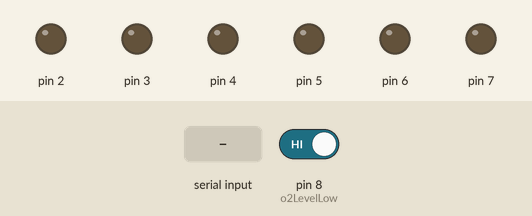
The sketch below on a simulated Arduino Uno, built with avr-gcc and run on an emulated ATmega328P. Parts: output pins drawn as LEDs (lit = HIGH). The inputs (shaded band) are chosen by the test bench; at power-on: pin 8 (o2LevelLow) HIGH. EEPROM starts erased; what the sketch prints to the serial monitor is not drawn.

Above: at 2.0 s.
2.1 s: pin 8 (o2LevelLow) driven LOW
At 3.0 s:
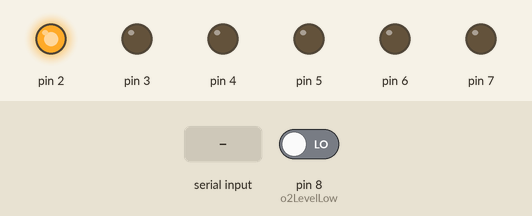
7.8 s: "h90\n" received over Serial
At 10.7 s:
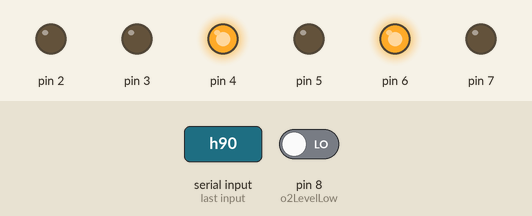
10.8 s: "i90\n" received over Serial
At 13.61 s:
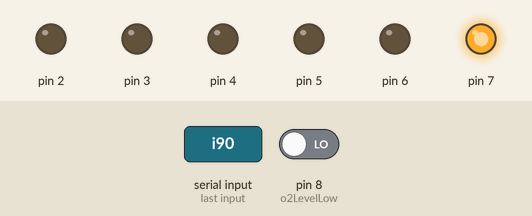
13.8 s: "p" received over Serial
At 16.72 s:
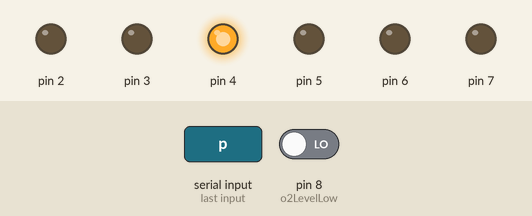
16.8 s: "d" received over Serial
At 19.3 s:
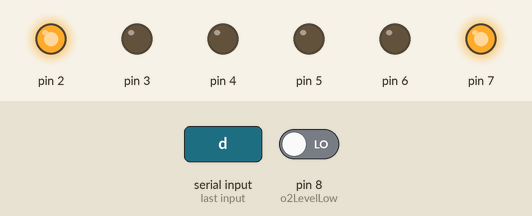
Timing chart, 0 to 20.8 s (numbered marks = the images above; inputs shaded):
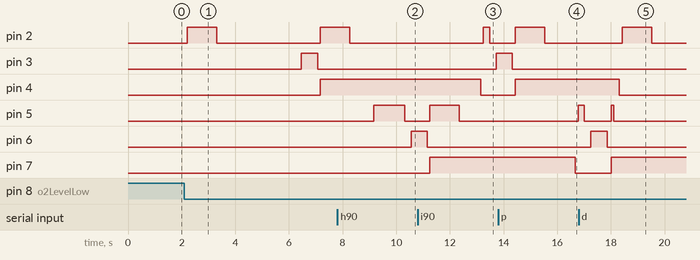

Measured:
- after the input at 2.1 s, pin 2: LOW → HIGH after 0.11 s, → LOW 1.1 s later, → HIGH 3.9 s later; pin 3: LOW → HIGH after 4.4 s, → LOW 0.60 s later; pin 4: LOW → HIGH after 5.1 s
- after the input at 7.8 s, pin 6: LOW → HIGH after 2.8 s
- after the input at 10.8 s, pin 3: LOW → HIGH after 2.9 s; pin 4: HIGH → LOW after 2.3 s instead of 1.7 s
- after the input at 13.8 s, pin 6: stays LOW (without the input it goes to HIGH after 2.5 s); pin 7: HIGH → LOW after 2.9 s instead of 1.9 s
- after the input at 16.8 s, pin 3: stays LOW (without the input it goes to HIGH after 2.1 s); pin 5: goes on until 18.1 s, then stays LOW; pin 7: goes on until 18.0 s, then stays HIGH

The sketch:

oxygen_concentrator_iotleaf.ino
```cpp
// (licence header left out)
// We need to save the parameters for when we reboot.

#include <EEPROM.h>

// Serial comms speed

#define BAUD 9600

// Print debugging information when true.

const bool debug { true } ;

// --------------------------------------------------
// pins
typedef const uint8_t t_pin_number ;
// --------------------------------------------------
// Solenoid valve control pins: [0] - left; [1] - right
t_pin_number zeoliteIn   [2] {2, 5} ;
t_pin_number zeoliteOut  [2] {3, 6} ;
t_pin_number airVent     [2] {4, 7} ;
// O2 level sensor pins
t_pin_number o2LevelLow         {8} ;
t_pin_number o2LevelHigh        {9} ;
// --------------------------------------------------

// --------------------------------------------------
// Timings (in ms) and other variables
typedef uint16_t t_value  ;
// --------------------------------------------------
#define TAG_CONSTANTS 'u', 'A' , 'u', 'A' , 'u', 'A'
constexpr byte k_size_tag_eeprom = 6 ;
constexpr char k_valid_marker[k_size_tag_eeprom] { TAG_CONSTANTS };

class t_eeprom_data //https://www.arduino.cc/en/Reference/EEPROMPut
{
  public:
  const char f_marker[k_size_tag_eeprom] { TAG_CONSTANTS } ;

  #define VOT 100
  t_value valveOpenTime   {VOT};

  #define VCT 100
  t_value valveCloseTime  {VCT};

  #define ZIT 1000
  t_value zeoliteInTime   {ZIT};

  #define ZHT 3000
  t_value zeoliteHoldTime {ZHT};

  #define ZOT 500
  t_value zeoliteOutTime  {ZOT};

  #define PT 1000
  t_value purgeTime       {PT };

  #define CTF 1
  t_value cyclesToFull    {CTF};


  void load_defaults ( )
  {
    valveOpenTime   = VOT ;
    valveCloseTime  = VCT ;
    zeoliteInTime   = ZIT ;
    zeoliteHoldTime = ZHT ;
    zeoliteOutTime  = ZOT ;
    purgeTime       = PT  ;
    cyclesToFull    = CTF ;
  }
} ;
// declare variable of eeprom data
// internal values will be initialsed here..
t_eeprom_data my_eeprom_data ;
// --------------------------------------------------

// --------------------------------------------------
t_value cycleCount { my_eeprom_data.cyclesToFull + 1 } ;

uint8_t arm  { 0 } ; // assuming arm can work with this type
//int arm = 0;
// --------------------------------------------------

// --------------------------------------------------
// Save all the settings to the EEPROM, starting with the validation tag string
// --------------------------------------------------
void debug_msg_saving_to_eeprom ( ) {if(debug) Serial.println ( "Saving variables to EEPROM." ) ; }
void SaveToEeprom()
{
  debug_msg_saving_to_eeprom (                    ) ;
  EEPROM.put                 ( 0 , my_eeprom_data ) ;
}
// --------------------------------------------------

// --------------------------------------------------
// Load the default values.
// --------------------------------------------------
void debug_msg_loading_defaults ( ) { if(debug) Serial.println ( "Loading default variables." ) ; }
void LoadDefaults ( )
{
  debug_msg_loading_defaults   ( ) ;
  my_eeprom_data.load_defaults ( ) ;
  SaveToEeprom                 ( ) ; // these will already be initialised in my_eeprom_data
}
// --------------------------------------------------


// --------------------------------------------------
// Check if the EEPROM starts with a valid tag string.  If not, load the default data.
// If it does, load from the EEPROM.
// --------------------------------------------------
void debug_msg_loading_from_eeprom ( ) { if (debug) Serial.println ( "Loading variables from EEPROM." ) ; }
void load_from_eeprom ( )
{
  debug_msg_loading_from_eeprom (                    ) ;
  EEPROM.get                    ( 0 , my_eeprom_data ) ;
}
bool is_valid_eeprom ( )
{
  bool my_result { true } ;
  char my_char   {      } ;

  for ( byte idx = 0 ; idx < k_size_tag_eeprom ; ++idx )
  {
    my_char = EEPROM.read ( idx ) ;
    // debug test, intended for developer only:
    // Serial.print ( my_char ) ;
    //--
    if ( my_char != k_valid_marker[idx] )
    {
      my_result = false ;
      break ;
    }
  }
  return my_result ;
}
void LoadDataFromEepromOrSetDefaults ( )
{
  if ( is_valid_eeprom ( ) ) { load_from_eeprom ( ) ; }
  else                       { LoadDefaults     ( ) ; }
}
// --------------------------------------------------

// --------------------------------------------------
// see https://en.wikipedia.org/wiki/Printf_format_string
// %[parameter][flags][width][.precision][length]type
// --------------------------------------------------
void print_formatted ( const char* a_text , t_value a_value )
{
  char my_buffer[100]                             ;
  sprintf        ( my_buffer , a_text , a_value ) ;
  Serial.println ( my_buffer                    ) ;
}
void print_line_header  ( ) { Serial.println ( "================================================" ) ; }
void print_line_plitter ( ) { Serial.println ( "------------------------------------------------" ) ; }
// --------------------------------------------------

// --------------------------------------------------
void send_help_info_to_serial_port ( )
{
  // formats ok in PuTTY Serial Monitor
  print_line_header  (                  ) ;
  Serial.println     ( "Current Values" ) ;
  print_line_header  (                  ) ;
  print_formatted    ( "-o Time  Valve   open   (%5u) milliseconds" , my_eeprom_data.valveOpenTime   ) ;
  print_formatted    ( "-c Time  Valve   close  (%5u) milliseconds" , my_eeprom_data.valveCloseTime  ) ;
  print_formatted    ( "-i Time  Zeolite in     (%5u) milliseconds" , my_eeprom_data.zeoliteInTime   ) ;
  print_formatted    ( "-h Time  Zeolite hold   (%5u) milliseconds" , my_eeprom_data.zeoliteHoldTime ) ;
  print_formatted    ( "-e Time  Zeolite exit   (%5u) milliseconds" , my_eeprom_data.zeoliteOutTime  ) ;
  print_formatted    ( "-p Time  Zeolite purge  (%5u) milliseconds" , my_eeprom_data.purgeTime       ) ;
  print_formatted    ( "-y Count Cycles To Full (%5u)             " , my_eeprom_data.cyclesToFull    ) ;
  print_line_plitter (                           ) ;
  Serial.println     ( "-d Load default values " ) ;
  Serial.println     ( "-? Print this list     " ) ;
  print_line_header  (                           ) ;
}
// --------------------------------------------------

// --------------------------------------------------
// return a value
// --------------------------------------------------
long ReadInteger ( )
{
  return (t_value)Serial.parseInt ( ) ;
}
// --------------------------------------------------


/* !!!!!!!!!!!!!!!!!!!!!!!!!!!!!!!!!!!!!!!!!!!!!!!!!!!!!!!!!!!!!!!!!!!!!!!!!!!!!!!!
   todo:
   replace with non blocking / non timeout
   serial input routines
   !!!!!!!!!!!!!!!!!!!!!!!!!!!!!!!!!!!!!!!!!!!!!!!!!!!!!!!!!!!!!!!!!!!!!!!!!!!!!!!!
*/
// --------------------------------------------------
// Allow the user to change values.
// Save all the values to EEPROM whenever one changes.
// --------------------------------------------------
bool is_comand_ready    ( ) { return ( Serial.available ( ) > 0 ) ; }
void do_execute_command ( )
{
  bool save { true } ;

  int c = Serial.read ( ) ;

  switch ( c )
  {
    case 'o': my_eeprom_data.valveOpenTime   = ReadInteger ( ) ; break ;
    case 'c': my_eeprom_data.valveCloseTime  = ReadInteger ( ) ; break ;
    case 'i': my_eeprom_data.zeoliteInTime   = ReadInteger ( ) ; break ;
    case 'h': my_eeprom_data.zeoliteHoldTime = ReadInteger ( ) ; break ;
    case 'e': my_eeprom_data.zeoliteOutTime  = ReadInteger ( ) ; break ;
    case 'p': my_eeprom_data.purgeTime       = ReadInteger ( ) ; break ;
    case 'y': my_eeprom_data.cyclesToFull    = ReadInteger ( ) ; break ;
    case 'd':
      LoadDefaults ( ) ;
      save = false     ;
      break            ;
    case '?':
    default:
      /* will fire for each End-of-line and Newline character
      Serial.println(c, DEC);
      Serial.println("** default **" );
      */
      send_help_info_to_serial_port ( ) ;
      save = false                      ;
  }

  if ( save )
  {
    SaveToEeprom ( ) ;
  }
  else
  {
    // do nothing
  }
}
// !!!!!!!!!!!!!!!!!!!!!!!!!!!!!!!!!!!!!!!!!!!!!!!!!!!!!!!!!!!!!!!!!!!!!!!!!!!!!!!!

void Command ( )
{
  if ( is_comand_ready ( ) )
  {
    do_execute_command ( ) ;
  }
  else
  {
    // carry on as normal
  }
}
// --------------------------------------------------

// --------------------------------------------------
// Control O2 generation
// --------------------------------------------------
//private functions
// --------------------------------------------------------------------------------------------------
// debug messages
void debug_msg_concentrator_is_active ( )
{
  if ( debug )
  {
    // .. causes exception fault in gcc compiler.
    print_formatted ( "Concentrator is active. Shutting valves on side (%u) " , arm   ) ;
    // so stick with this for now
    /*
    Serial.print   ( "Concentrator is active. Shutting valves on " ) ;
    Serial.print   ( arm                                           ) ;
    Serial.println ( " side."                                      ) ;
    */
  }
}
void debug_msg_air_in              ( ) { if ( debug ) Serial.println ( "Air - in."                    ) ; }
void debug_msg_adsorbing_N2        ( ) { if ( debug ) Serial.println ( "N2  - Adsorbing."             ) ; }
void debug_msg_sending_o2_to_output( ) { if ( debug ) Serial.println ( "O2  - Sending to the output." ) ; }
void debug_msg_purge_N2            ( ) { if ( debug ) Serial.println ( "N2  - Purging."               ) ; }

void debug_msg_cycle_complete      ( ) { if ( debug ) Serial.println ( "Cycle complete.\n"            ) ; }

// --------------------------------------------------------------------------------------------------
bool is_inactive          (                           ) { return ( cycleCount >= my_eeprom_data.cyclesToFull ) ; }
bool is_need_to_be_active (                           ) { return ( !digitalRead ( o2LevelLow )               ) ; }

void reset_cycle_count    (                           )
{
  Serial.println("Resetting Cycle Count");
  cycleCount = 0                        ;
}
void open_valve           ( t_pin_number a_pin_number ) { digitalWrite ( a_pin_number, HIGH )   ; }
void close_valve          ( t_pin_number a_pin_number ) { digitalWrite ( a_pin_number, LOW  )   ; }

// Sends '....' to serial port, appropriate for visual debugging
// where exact  millis timings are not critical.
void show_progress_delay( t_value a_delay_time )
{
  constexpr uint8_t k_interval {50} ;
  unsigned long my_millis_now { millis() } ;

  // relying on modular arithmetic to handle timer rollover
  //https://en.wikipedia.org/wiki/Modular_arithmetic
  while ( ( millis() - my_millis_now ) < a_delay_time )
  {
    Serial.print ('.');
    delay ( k_interval ) ;
  }
  delay ( a_delay_time % k_interval ) ; // delay for any remaing millis
  Serial.println ("");
}

void open_valve_and_wait ( t_pin_number a_pin_number )
{
  open_valve          ( a_pin_number                 ) ;
  show_progress_delay ( my_eeprom_data.valveOpenTime ) ;
}
void close_valve_and_wait ( t_pin_number a_pin_number )
{
 close_valve         ( a_pin_number                  ) ;
 show_progress_delay ( my_eeprom_data.valveCloseTime ) ;
}
void close_all_valves ( )
{ //Serial.println("closing all valves"); // this was firing often
  for ( byte idx = 0 ; idx < 2 ; ++idx )
  {
    close_valve ( zeoliteIn  [idx] ) ;
    close_valve ( zeoliteOut [idx] ) ;
    close_valve ( airVent    [idx] ) ;
  }
}
void close_all_valves_and_wait     ()
{
  close_all_valves    (                               ) ;
  show_progress_delay ( my_eeprom_data.valveCloseTime ) ;
}
void let_compressed_air_into_chamber()
{
  debug_msg_air_in    (                               ) ;
  open_valve_and_wait ( zeoliteIn[arm]                ) ;
  show_progress_delay ( my_eeprom_data.zeoliteInTime  ) ; // Wait for the air to fill the chamber
}
void wait_for_zeolite_absorb()
{
  debug_msg_adsorbing_N2         (                                ) ;
  show_progress_delay            ( my_eeprom_data.zeoliteHoldTime ) ;
  debug_msg_sending_o2_to_output (                                ) ; // Let the O2 go to the output
  open_valve_and_wait            ( zeoliteOut[arm]                ) ;
  show_progress_delay            ( my_eeprom_data.zeoliteOutTime  ) ; // Wait for it to get there
}
void open_purge_and_blow_through()
{
  debug_msg_purge_N2  (                          ) ;
  open_valve          ( airVent  [arm]           ) ;
  open_valve_and_wait ( zeoliteIn[arm]           ) ;
  show_progress_delay ( my_eeprom_data.purgeTime ) ;  // Wait for the purge
}

// --------------------------------------------------

// --------------------------------------------------
// routines for setup
// --------------------------------------------------
void set_pin_modes_for_valves ( )
{
  // Solenoid Valve control pins
  for ( byte idx = 0; idx < 2; ++idx )
  {
    pinMode     ( zeoliteIn  [idx], OUTPUT ) ;
    pinMode     ( zeoliteOut [idx], OUTPUT ) ;
    pinMode     ( airVent    [idx], OUTPUT ) ;
  }
}
void set_pin_mode_for_o2_level ( )
{
  // O2 level sensor pins
  pinMode ( o2LevelLow  , INPUT_PULLUP ) ;
  pinMode ( o2LevelHigh , INPUT_PULLUP ) ;
}
void serial_init ( )
{
  // ---------------------------
  // init serial and show notice
  // ---------------------------
  Serial.begin  ( BAUD ) ;
  // some devices may require a check for serial to be ready. (i.e. non UNO)
  // see https://www.arduino.cc/reference/en/language/functions/communication/serial/ifserial/
  while ( !Serial )
  {
    ; // wait for serial port to connect. Needed for native USB
  }
  Serial.println ( "RepRap Ltd Oxygen Concentrator Starting" ) ;
  // ---------------------------
  //confirm the initialisation is ok
  debug_msg_cycle_count    ( ) ;
}


// ///////////////////////////////////////////////////////
// oxygen concentrator setup and loop
// ///////////////////////////////////////////////////////

void setup ( )
{
  set_pin_modes_for_valves        ( ) ;
  arm = 0                             ; //global variable used by control, should be zero at this point anyway

  close_all_valves_and_wait       ( ) ;
  set_pin_mode_for_o2_level       ( ) ;
  serial_init                     ( ) ;
  LoadDataFromEepromOrSetDefaults ( ) ;
  send_help_info_to_serial_port   ( ) ;
}
// --------------------------------------------------


// --------------------------------------------------
// Routines required for Control
// --------------------------------------------------
void do_state_inactive ( )
{
  static bool is_closed_all_valves { false } ;

  if ( is_need_to_be_active ( ) )
  {
    reset_cycle_count ( ) ; // resetting the cycle count will automatically make that happen.
  }
  else
  {
    if ( ! is_closed_all_valves )
    {
      close_all_valves  ( ) ; // Inactive and not needed. Make sure all valves are closed
                              // (not needed for function, but reduces current consumption).
      is_closed_all_valves = true ;
    }
  }

}
// --------------------------------------------------
void debug_msg_cycle_count ( ) { if ( debug ) { print_formatted ( "Cycle Count = (%u)" , cycleCount ) ; } }
void do_one_cycle          ( )
{
  debug_msg_concentrator_is_active ( ) ;

  close_valve                     ( zeoliteIn  [arm] ) ; // We are active; start by shutting all valves
  close_valve                     ( zeoliteOut [arm] ) ;
  close_valve_and_wait            ( airVent    [arm] ) ;
  //-------------------------------
  let_compressed_air_into_chamber (                  ) ;  // Let the compressed air into the chamber
  close_valve_and_wait            ( zeoliteIn  [arm] ) ;  // Close the input valve
  wait_for_zeolite_absorb         (                  ) ;  // Wait for the zeolite to adsorb the N2
  close_valve_and_wait            ( zeoliteOut [arm] ) ;  // Close the output valve
  open_purge_and_blow_through     (                  ) ;  // Open the purge valve and the compressed air to blow through
  close_valve_and_wait            ( zeoliteIn  [arm] ) ;  // Close the input valve; leave the purge valve open

  debug_msg_cycle_complete ( ) ;
  cycleCount++                 ;
  debug_msg_cycle_count    ( ) ;
}
void do_state_active ( )
{
  do_one_cycle ( ) ; // That was one cycle
  arm = 1 - arm    ;  // Swap to the other arm for the next cycle
}
// --------------------------------------------------

// --------------------------------------------------
// Control
// --------------------------------------------------
void Control ( )
{
  if ( is_inactive ( ) ) { do_state_inactive ( ) ; }
  else                   { do_state_active   ( ) ; }
}
// --------------------------------------------------

// --------------------------------------------------
// loop
// --------------------------------------------------
void loop ( )
{
  Command ( ) ; // change any values that arrive from serial port
  Control ( ) ; // control the oxygen concentrator
}
// --------------------------------------------------
```
